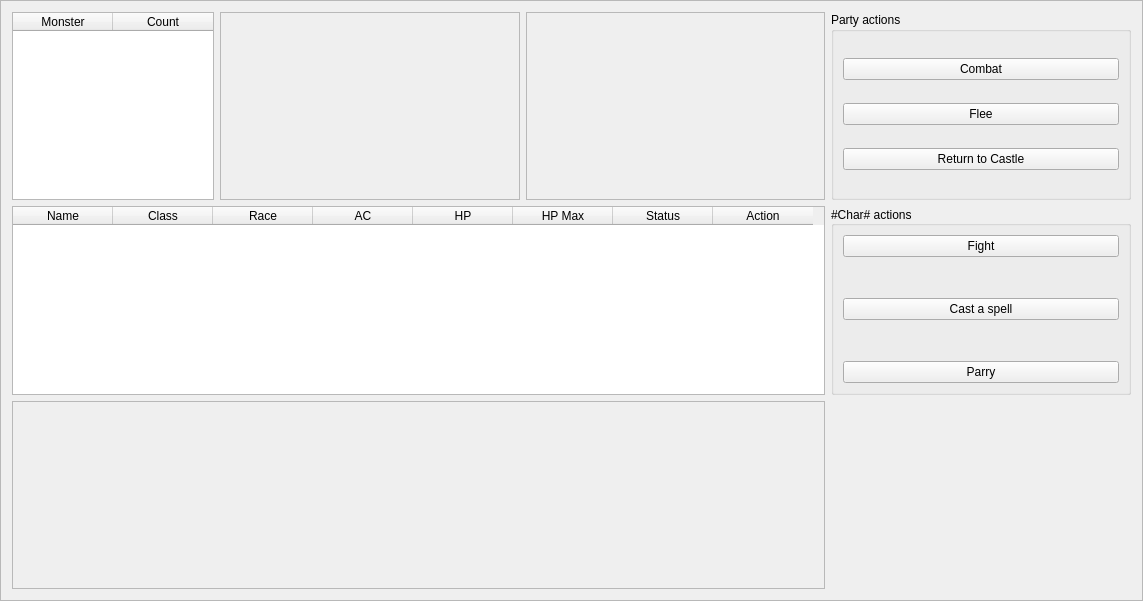
<?xml version="1.0" encoding="UTF-8"?>
<ui version="4.0">
 <class>combatFrame</class>
 <widget class="QFrame" name="combatFrame">
  <property name="geometry">
   <rect>
    <x>0</x>
    <y>0</y>
    <width>1143</width>
    <height>601</height>
   </rect>
  </property>
  <property name="sizePolicy">
   <sizepolicy hsizetype="Expanding" vsizetype="Preferred">
    <horstretch>0</horstretch>
    <verstretch>0</verstretch>
   </sizepolicy>
  </property>
  <property name="windowTitle">
   <string>Frame</string>
  </property>
  <property name="frameShape">
   <enum>QFrame::StyledPanel</enum>
  </property>
  <property name="frameShadow">
   <enum>QFrame::Raised</enum>
  </property>
  <layout class="QGridLayout" name="gridLayout_3">
   <item row="0" column="3">
    <widget class="QGroupBox" name="party_action_groupBox">
     <property name="title">
      <string>Party actions</string>
     </property>
     <layout class="QGridLayout" name="gridLayout_2">
      <item row="0" column="0">
       <widget class="QPushButton" name="combatButton">
        <property name="enabled">
         <bool>true</bool>
        </property>
        <property name="text">
         <string>Combat</string>
        </property>
       </widget>
      </item>
      <item row="1" column="0">
       <widget class="QPushButton" name="fleeButton">
        <property name="text">
         <string>Flee</string>
        </property>
       </widget>
      </item>
      <item row="2" column="0">
       <widget class="QPushButton" name="castleButton">
        <property name="text">
         <string>Return to Castle</string>
        </property>
       </widget>
      </item>
     </layout>
    </widget>
   </item>
   <item row="0" column="1">
    <widget class="QFrame" name="monster_1_Frame">
     <property name="minimumSize">
      <size>
       <width>150</width>
       <height>150</height>
      </size>
     </property>
     <property name="frameShape">
      <enum>QFrame::StyledPanel</enum>
     </property>
     <property name="frameShadow">
      <enum>QFrame::Raised</enum>
     </property>
     <property name="lineWidth">
      <number>0</number>
     </property>
     <widget class="QLabel" name="monster_1_Label">
      <property name="geometry">
       <rect>
        <x>0</x>
        <y>0</y>
        <width>150</width>
        <height>150</height>
       </rect>
      </property>
      <property name="sizePolicy">
       <sizepolicy hsizetype="Minimum" vsizetype="Preferred">
        <horstretch>0</horstretch>
        <verstretch>0</verstretch>
       </sizepolicy>
      </property>
      <property name="text">
       <string/>
      </property>
      <property name="alignment">
       <set>Qt::AlignCenter</set>
      </property>
     </widget>
    </widget>
   </item>
   <item row="0" column="2">
    <widget class="QFrame" name="monster_2_Frame">
     <property name="minimumSize">
      <size>
       <width>150</width>
       <height>150</height>
      </size>
     </property>
     <property name="frameShape">
      <enum>QFrame::StyledPanel</enum>
     </property>
     <property name="frameShadow">
      <enum>QFrame::Raised</enum>
     </property>
     <property name="lineWidth">
      <number>0</number>
     </property>
     <widget class="QLabel" name="monster_2_Label">
      <property name="geometry">
       <rect>
        <x>0</x>
        <y>0</y>
        <width>150</width>
        <height>150</height>
       </rect>
      </property>
      <property name="sizePolicy">
       <sizepolicy hsizetype="Minimum" vsizetype="Preferred">
        <horstretch>0</horstretch>
        <verstretch>0</verstretch>
       </sizepolicy>
      </property>
      <property name="text">
       <string/>
      </property>
      <property name="scaledContents">
       <bool>false</bool>
      </property>
      <property name="alignment">
       <set>Qt::AlignCenter</set>
      </property>
     </widget>
    </widget>
   </item>
   <item row="2" column="0" colspan="3">
    <widget class="QScrollArea" name="event_scrollArea">
     <property name="sizePolicy">
      <sizepolicy hsizetype="Minimum" vsizetype="Expanding">
       <horstretch>0</horstretch>
       <verstretch>0</verstretch>
      </sizepolicy>
     </property>
     <property name="widgetResizable">
      <bool>true</bool>
     </property>
     <widget class="QWidget" name="scrollAreaWidgetContents">
      <property name="geometry">
       <rect>
        <x>0</x>
        <y>0</y>
        <width>810</width>
        <height>180</height>
       </rect>
      </property>
     </widget>
    </widget>
   </item>
   <item row="1" column="0" colspan="3">
    <widget class="QTableWidget" name="party_tableWidget">
     <property name="sizePolicy">
      <sizepolicy hsizetype="Expanding" vsizetype="MinimumExpanding">
       <horstretch>0</horstretch>
       <verstretch>0</verstretch>
      </sizepolicy>
     </property>
     <property name="verticalScrollBarPolicy">
      <enum>Qt::ScrollBarAlwaysOff</enum>
     </property>
     <property name="horizontalScrollBarPolicy">
      <enum>Qt::ScrollBarAlwaysOff</enum>
     </property>
     <property name="sizeAdjustPolicy">
      <enum>QAbstractScrollArea::AdjustToContents</enum>
     </property>
     <property name="editTriggers">
      <set>QAbstractItemView::NoEditTriggers</set>
     </property>
     <property name="columnCount">
      <number>8</number>
     </property>
     <column>
      <property name="text">
       <string>Name</string>
      </property>
     </column>
     <column>
      <property name="text">
       <string>Class</string>
      </property>
     </column>
     <column>
      <property name="text">
       <string>Race</string>
      </property>
     </column>
     <column>
      <property name="text">
       <string>AC</string>
      </property>
     </column>
     <column>
      <property name="text">
       <string>HP</string>
      </property>
     </column>
     <column>
      <property name="text">
       <string>HP Max</string>
      </property>
     </column>
     <column>
      <property name="text">
       <string>Status</string>
      </property>
     </column>
     <column>
      <property name="text">
       <string>Action</string>
      </property>
     </column>
    </widget>
   </item>
   <item row="0" column="0">
    <widget class="QTableWidget" name="monsters_tableWidget">
     <property name="sizePolicy">
      <sizepolicy hsizetype="Fixed" vsizetype="MinimumExpanding">
       <horstretch>0</horstretch>
       <verstretch>0</verstretch>
      </sizepolicy>
     </property>
     <property name="verticalScrollBarPolicy">
      <enum>Qt::ScrollBarAlwaysOff</enum>
     </property>
     <property name="horizontalScrollBarPolicy">
      <enum>Qt::ScrollBarAlwaysOff</enum>
     </property>
     <property name="sizeAdjustPolicy">
      <enum>QAbstractScrollArea::AdjustToContents</enum>
     </property>
     <property name="columnCount">
      <number>2</number>
     </property>
     <column>
      <property name="text">
       <string>Monster</string>
      </property>
     </column>
     <column>
      <property name="text">
       <string>Count</string>
      </property>
     </column>
    </widget>
   </item>
   <item row="1" column="3">
    <widget class="QGroupBox" name="char_actions_groupBox">
     <property name="enabled">
      <bool>true</bool>
     </property>
     <property name="sizePolicy">
      <sizepolicy hsizetype="Preferred" vsizetype="Ignored">
       <horstretch>0</horstretch>
       <verstretch>0</verstretch>
      </sizepolicy>
     </property>
     <property name="title">
      <string>#Char# actions</string>
     </property>
     <property name="alignment">
      <set>Qt::AlignLeading|Qt::AlignLeft|Qt::AlignVCenter</set>
     </property>
     <layout class="QVBoxLayout" name="verticalLayout">
      <item>
       <widget class="QPushButton" name="fightButton">
        <property name="enabled">
         <bool>true</bool>
        </property>
        <property name="text">
         <string>Fight</string>
        </property>
       </widget>
      </item>
      <item>
       <spacer name="verticalSpacer">
        <property name="orientation">
         <enum>Qt::Vertical</enum>
        </property>
        <property name="sizeHint" stdset="0">
         <size>
          <width>20</width>
          <height>5</height>
         </size>
        </property>
       </spacer>
      </item>
      <item>
       <widget class="QPushButton" name="castButton">
        <property name="enabled">
         <bool>true</bool>
        </property>
        <property name="text">
         <string>Cast a spell</string>
        </property>
       </widget>
      </item>
      <item>
       <spacer name="verticalSpacer_2">
        <property name="orientation">
         <enum>Qt::Vertical</enum>
        </property>
        <property name="sizeHint" stdset="0">
         <size>
          <width>20</width>
          <height>5</height>
         </size>
        </property>
       </spacer>
      </item>
      <item>
       <widget class="QPushButton" name="parryButton">
        <property name="enabled">
         <bool>true</bool>
        </property>
        <property name="text">
         <string>Parry</string>
        </property>
       </widget>
      </item>
     </layout>
    </widget>
   </item>
  </layout>
 </widget>
 <resources/>
 <connections/>
</ui>
